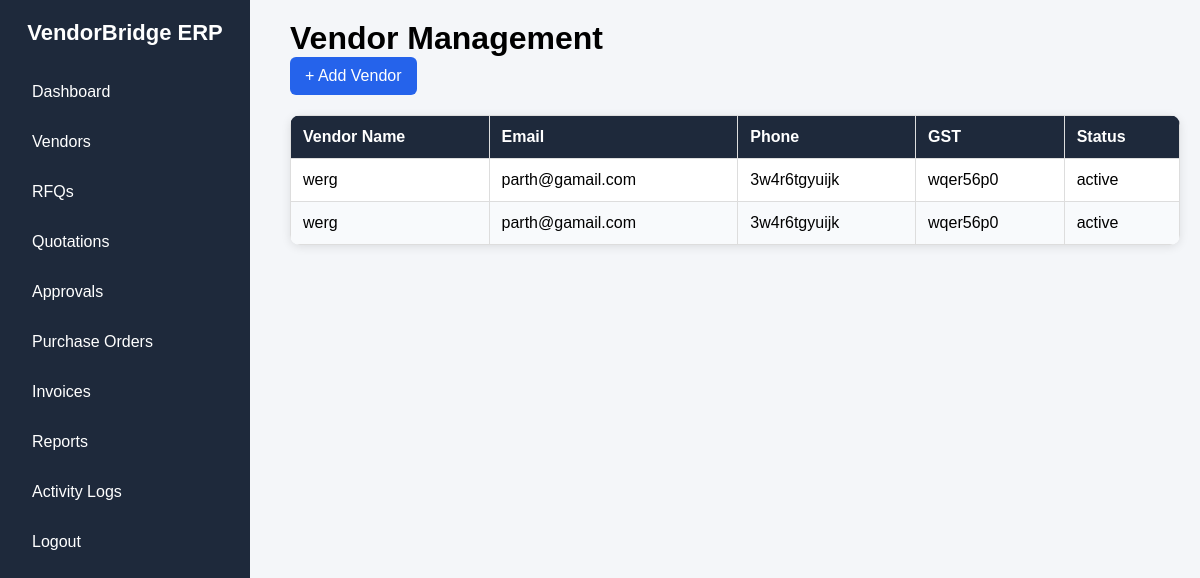
/vendors/list/ (signed in), run on the app's committed database.
### apps/vendors/models.py (models this page shows, shortened)
class Vendor(models.Model):
    STATUS_CHOICES = [
        ('active', 'Active'),
        ('inactive', 'Inactive'),
        ('blocked', 'Blocked'),
        ('pending', 'Pending Approval'),
    ]
    RATING_CHOICES = [(i, str(i)) for i in range(1, 6)]
    vendor_code = models.CharField(max_length=20, unique=True, editable=False)
    vendor_name = models.CharField(max_length=200)
    company_name = models.CharField(max_length=200)
    category = models.ForeignKey(VendorCategory, on_delete=models.SET_NULL, null=True, blank=True, related_name='vendors')
    gst_number = models.CharField(max_length=15, blank=True, verbose_name='GST Number')
    pan_number = models.CharField(max_length=10, blank=True, verbose_name='PAN Number')
    contact_person = models.CharField(max_length=150)
    email = models.EmailField()
    phone = models.CharField(max_length=20)
    alternate_phone = models.CharField(max_length=20, blank=True)
    website = models.URLField(blank=True)
    address = models.TextField()
    city = models.CharField(max_length=100)
    state = models.CharField(max_length=100)
    country = models.CharField(max_length=100, default='India')
    pincode = models.CharField(max_length=10, blank=True)
    rating = models.IntegerField(
        choices=RATING_CHOICES,
        default=3,
        validators=[MinValueValidator(1), MaxValueValidator(5)]
    )
    status = models.CharField(max_length=20, choices=STATUS_CHOICES, default='active')
    bank_name = models.CharField(max_length=150, blank=True)
    bank_account = models.CharField(max_length=30, blank=True)
    bank_ifsc = models.CharField(max_length=11, blank=True)
    notes = models.TextField(blank=True)
    created_at = models.DateTimeField(default=timezone.now)
    updated_at = models.DateTimeField(auto_now=True)
    class Meta:
        db_table = 'vendor'
        ordering = ['-created_at']
        verbose_name = 'Vendor'
        verbose_name_plural = 'Vendors'

### apps/vendors/views.py (the view, shortened to what this page needs)
# urls.py: path('list/', views.vendor_list, name='vendor_list'),
@login_required
def vendor_list(request):
    form = VendorFilterForm(request.GET)
    vendors = Vendor.objects.select_related('category').all()
    q = request.GET.get('q', '')
    category_id = request.GET.get('category', '')
    status = request.GET.get('status', '')
    rating = request.GET.get('rating', '')
    city = request.GET.get('city', '')
    if category_id:
        vendors = vendors.filter(category_id=category_id)
    if status:
        vendors = vendors.filter(status=status)
    if rating:
        vendors = vendors.filter(rating=int(rating))
    if city:
        vendors = vendors.filter(city__icontains=city)
    paginator = Paginator(vendors, 12)
    page_number = request.GET.get('page')
    page_obj = paginator.get_page(page_number)
    context = {
        'page_obj': page_obj,
        'form': form,
        'q': q,
        'total_count': vendors.count(),
        'page_title': 'Vendors',
    }
    return render(request, 'vendors/vendor_list.html', context)

### templates/vendors/vendor_list.html
{% extends 'base.html' %}
{% block content %}
<h1>Vendor Management</h1>
<div style="margin-bottom:20px;">
    <a href="/vendors/create/" class="btn">+ Add Vendor</a>
</div>
<table>
    <thead>
        <tr>
            <th>Vendor Name</th>
            <th>Email</th>
            <th>Phone</th>
            <th>GST</th>
            <th>Status</th>
        </tr>
    </thead>
    <tbody>
    {% for vendor in page_obj %}
    <tr>
        <td>{{ vendor.vendor_name }}</td>
        <td>{{ vendor.email }}</td>
        <td>{{ vendor.phone }}</td>
        <td>{{ vendor.gst_number }}</td>
        <td>{{ vendor.status }}</td>
    </tr>
    {% empty %}
    <tr>
        <td colspan="5">No Vendors Found</td>
    </tr>
    {% endfor %}
    </tbody>
</table>
{% endblock %}

### templates/base.html (shortened to what this page needs)
{% load static %}
<!DOCTYPE html>
<html>
<head>
    <link rel="stylesheet" href="{% static 'css/style.css' %}">
</head>
<body>
<div class="sidebar">
    <h2>VendorBridge ERP</h2>
    <a href="/dashboard/">Dashboard</a>
    <a href="/vendors/">Vendors</a>
    <a href="/rfqs/">RFQs</a>
    <a href="/quotations/">Quotations</a>
    <a href="/approvals/">Approvals</a>
    <a href="/purchase-orders/">Purchase Orders</a>
    <a href="/invoices/">Invoices</a>
    <a href="/reports/">Reports</a>
    <a href="/activity-logs/">Activity Logs</a>
    <a href="/accounts/logout/">Logout</a>
</div>
<div class="content">
{% block content %}
{% endblock %}
</div>
</body>
</html>

### static/css/style.css (style rules this page uses)
* { margin:0; padding:0; box-sizing:border-box; }
body { font-family:Arial, sans-serif; background:#f4f6f9; }
.sidebar { width:250px; height:100vh; position:fixed; left:0; top:0; background:#1e293b; color:white; padding:20px; overflow-y:auto; }
.sidebar h2 { text-align:center; margin-bottom:25px; font-size:22px; }
.sidebar a { display:block; color:white; text-decoration:none; padding:12px; margin-bottom:8px; border-radius:6px; transition:0.3s; }
.content { margin-left:270px; padding:20px; }
table { width:100%; background:white; border-collapse:collapse; border-radius:10px; overflow:hidden; box-shadow:0 2px 10px rgba(0,0,0,0.1); }
table th { background:#1e293b; color:white; }
table th, table td { padding:12px; border:1px solid #ddd; text-align:left; }
table tr:nth-child(even) { background:#f8fafc; }
.btn { display:inline-block; padding:10px 15px; background:#2563eb; color:white; text-decoration:none; border:none; border-radius:5px; cursor:pointer; }
.btn { display:inline-block; padding:10px 15px; background:#2563eb; color:white; text-decoration:none; border-radius:6px; margin-right:10px; }

### data on the page
Vendor: vendor_name "werg", email "parth@gamail.com", phone "3w4r6tgyuijk", gst_number "wqer56p0", status "active"
Vendor: vendor_name "werg", email "parth@gamail.com", phone "3w4r6tgyuijk", gst_number "wqer56p0", status "active"
